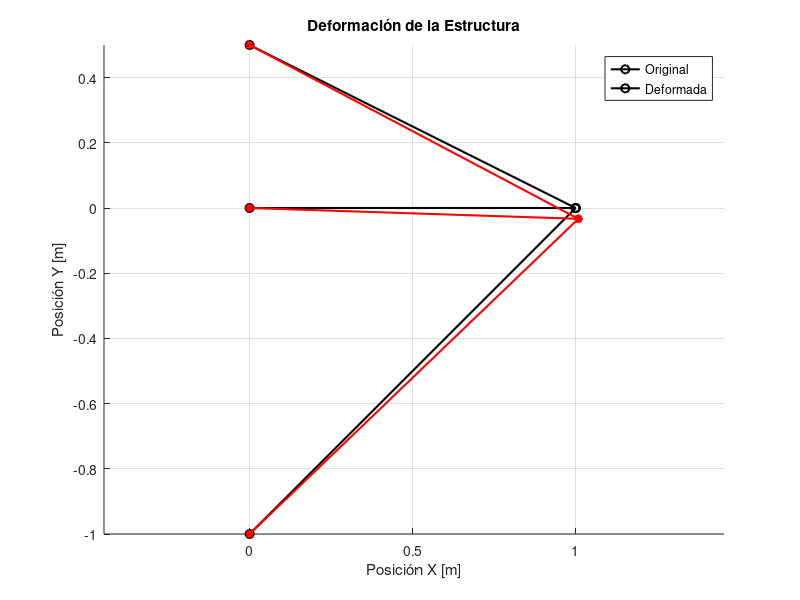

Write the MATLAB code that produced this figure.
%% Clase 1 VA1 - Análisis Estructural por Elementos Finitos (Cerchas 2D)
clear; clc; close all;

%% 1. Parámetros y Materiales
L = 1;              % Longitud característica de la estructura [m]
E = 1;              % Módulo de elasticidad del material [Pa]
A = 1;              % Área de la sección transversal de las barras [m^2]
P = 0.025;          % Carga externa aplicada [N]
gamma = pi/4;       % Ángulo de aplicación de la carga [rad]

% Vector de fuerzas nodales globales (aplicadas en el nodo 4, grados de libertad 7 y 8)
FL = [ P*cos(gamma); 
      -P*sin(gamma)];

%% 2. Geometría y Nodos
% Coordenadas de los nodos [X, Y]
n1 = [0, L/2];
n2 = [0, 0];
n3 = [0, -L];
n4 = [L, 0];

c_nod = [n1; n2; n3; n4];           % Matriz de coordenadas globales
conectividad_n = [1 4; 2 4; 3 4];   % Definición de barras: [nodo_inicial, nodo_final]
n_elementos = size(conectividad_n, 1);
n_grados_libertad = 2 * size(c_nod, 1);

%% 3. Matrices Elementales
% Matriz de rigidez local estándar para un elemento tipo barra (cercha 2D)
M_elemento = [ 1  0 -1  0;
               0  0  0  0;
              -1  0  1  0;
               0  0  0  0];

% Inicialización de matrices globales y variables de almacenamiento
K = zeros(n_grados_libertad);   % Matriz de rigidez global
T_matrices = cell(n_elementos, 1); % Para almacenar las matrices de rotación de cada barra
L_barras = zeros(n_elementos, 1);  % Para almacenar las longitudes de cada barra

%% 4. Ensamblaje de la Matriz de Rigidez Global
for i = 1:n_elementos
    na = conectividad_n(i, 1);
    nb = conectividad_n(i, 2);
    nodo_a = c_nod(na, :);
    nodo_b = c_nod(nb, :);
    
    % Longitud de la barra
    Lei = norm(nodo_b - nodo_a);
    L_barras(i) = Lei; 
    
    % Cosenos directores
    c = (nodo_b(1) - nodo_a(1)) / Lei;
    s = (nodo_b(2) - nodo_a(2)) / Lei;
    
    % Matriz de rotación nodal y elemental
    Re = [ c, s; 
          -s, c];
    Te = [Re, zeros(2); 
          zeros(2), Re];
    
    % Guardamos la matriz de rotación para usarla luego en las tensiones
    T_matrices{i} = Te;
    
    % Rigidez elemental en ejes locales y globales
    Ke_local = ((A * E) / Lei) * M_elemento;
    Ke_global = Te' * Ke_local * Te;
    
    % Grados de libertad globales de la barra actual
    gdl_i = [2*na-1, 2*na, 2*nb-1, 2*nb];
    
    % Ensamblaje en la matriz global
    K(gdl_i, gdl_i) = K(gdl_i, gdl_i) + Ke_global; 
end

%% 5. Resolución del Sistema (Desplazamientos)
% Identificación de grados de libertad (Nodos 1, 2, 3 están fijos; Nodo 4 es libre)
gdl_libres = [7, 8]; 
K_LL = K(gdl_libres, gdl_libres);

% Cálculo de desplazamientos (F = K*u -> u = K\F)
u_l = K_LL \ FL; 

% Reconstrucción del vector de desplazamientos global completo
u_global = zeros(n_grados_libertad, 1);
u_global(gdl_libres) = u_l;

% Cálculo de las nuevas coordenadas (deformadas)
c_nod_def = c_nod;
for i = 1:size(c_nod, 1)
    c_nod_def(i, :) = c_nod(i, :) + [u_global(2*i - 1), u_global(2*i)];
end

%% 6. Cálculo de Tensiones
tensiones_barras = zeros(n_elementos, 1);

for i = 1:n_elementos
    na = conectividad_n(i, 1);
    nb = conectividad_n(i, 2);
    gdl_i = [2*na-1, 2*na, 2*nb-1, 2*nb]; 
    
    % Extraemos desplazamientos globales de la barra y pasamos a locales
    u_barra_global = u_global(gdl_i);
    u_barra_local = T_matrices{i} * u_barra_global;
    
    % Desplazamientos axiales (locales) en los nodos A y B
    u1_local = u_barra_local(1); 
    u2_local = u_barra_local(3); 
    
    % Deformación y tensión (Ley de Hooke)
    deformacion = (u2_local - u1_local) / L_barras(i);
    tensiones_barras(i) = E * deformacion;
end

% Mostrar resultados por consola
disp('--- RESULTADOS ---');
disp('Desplazamientos del nodo 4 [ux, uy]:');
disp(u_l');
disp('Tensiones en cada barra (Positivo = Tracción, Negativo = Compresión):');
for i = 1:n_elementos
    fprintf('Barra %d: %8.4f Pa\n', i, tensiones_barras(i));
end

%% 7. Representación Gráfica
figure('Name', 'Estructura Original vs Deformada', 'Color', 'w');
hold on; grid on; axis equal;

% Dibujar estructura original (Negro)
for i = 1:n_elementos
    na = conectividad_n(i, 1);
    nb = conectividad_n(i, 2);
    plot([c_nod(na, 1), c_nod(nb, 1)], [c_nod(na, 2), c_nod(nb, 2)], 'k-o', 'LineWidth', 1.5);
end

% Dibujar estructura deformada (Rojo)
for i = 1:n_elementos
    na = conectividad_n(i, 1);
    nb = conectividad_n(i, 2);
    plot([c_nod_def(na, 1), c_nod_def(nb, 1)], [c_nod_def(na, 2), c_nod_def(nb, 2)], 'r-*', 'LineWidth', 1.5);
end

title('Deformación de la Estructura');
xlabel('Posición X [m]');
ylabel('Posición Y [m]');
legend('Original', 'Deformada', 'Location', 'best');
hold off;
